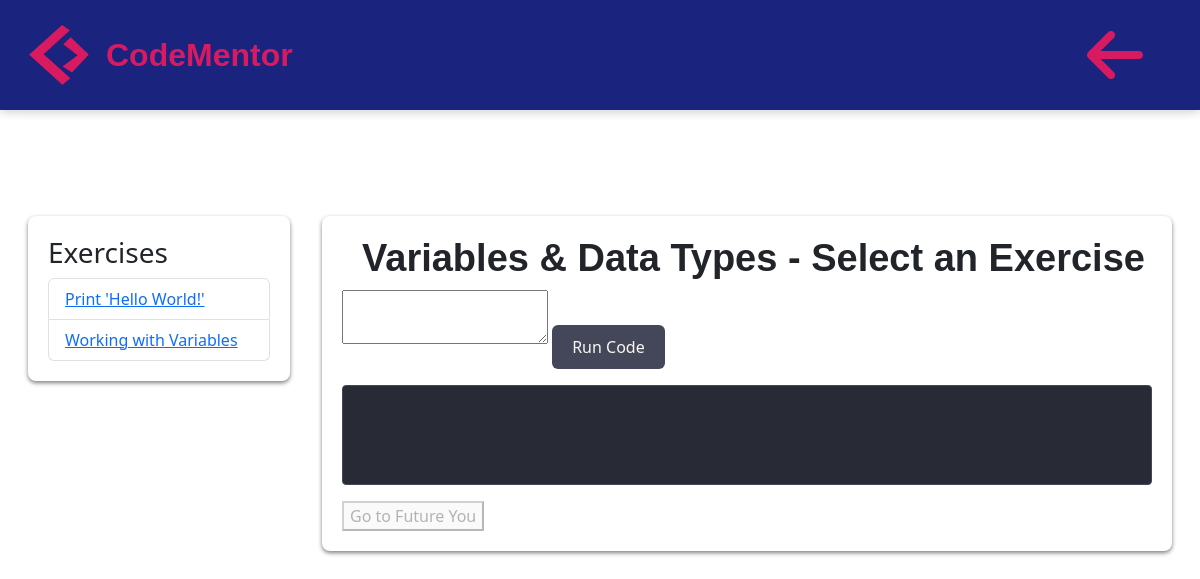
/module/1/exercises (signed in), run on the app's committed database.
### app.py (models this page shows, shortened)
class Exercise(db.Model):
    exerciseid = db.Column(db.Integer, primary_key=True)
    moduleid = db.Column(db.Integer, db.ForeignKey('module.moduleid'), nullable=False)
    title = db.Column(db.String(100), nullable=False)
    description = db.Column(db.Text, nullable=False)
    status = db.Column(db.Enum('locked', 'available', 'completed', name='exercise_status'), default='locked')
    user_progress = db.relationship('UserExerciseProgress', backref='exercise', lazy=True)

class Module(db.Model):
    moduleid = db.Column(db.Integer, primary_key=True)
    title = db.Column(db.String(100), nullable=False)
    description = db.Column(db.Text, nullable=False)
    status = db.Column(db.Enum('locked', 'available', 'completed', name='module_status'), default='locked')
    exercises = db.relationship('Exercise', backref='module', lazy=True)
    user_progress = db.relationship('UserModuleProgress', backref='module', lazy=True)

### app.py (the view, shortened to what this page needs)
@app.route("/module/<int:module_id>/exercises", methods=["GET", "POST"])
@login_required
def exercises(module_id):
    session['current_module_id'] = module_id
    module = Module.query.get_or_404(module_id)
    exercises = Exercise.query.filter_by(moduleid=module_id).all()
    user_progress = UserModuleProgress.query.filter_by(userid=current_user.userid, moduleid=module_id).first()
    if not user_progress:
        user_progress = UserModuleProgress(userid=current_user.userid, moduleid=module_id, status='available', progress=0)
        db.session.add(user_progress)
        db.session.commit()
    for i, exercise in enumerate(exercises):
        user_exercise_progress = UserExerciseProgress.query.filter_by(userid=current_user.userid, exerciseid=exercise.exerciseid).first()
        if not user_exercise_progress:
            status = 'available' if i == 0 else 'locked'  # The first exercise is available by default, the rest are locked
            user_exercise_progress = UserExerciseProgress(userid=current_user.userid, exerciseid=exercise.exerciseid, status=status)
            db.session.add(user_exercise_progress)
            db.session.commit()
    exercise_progress = [
        UserExerciseProgress.query.filter_by(userid=current_user.userid, exerciseid=exercise.exerciseid).first()
        for exercise in exercises
    ]
    return render_template("exercise.html", module=module, exercises=exercises, exercise_progress=exercise_progress)

### app.py (called while the page is built)
@login_manager.user_loader
def load_user(userid):
    return User.query.get(int(userid))

### templates/exercise.html (shortened to what this page needs)
{% extends 'base.html' %}
{% block content %}
<link rel="stylesheet" href="https://cdnjs.cloudflare.com/ajax/libs/codemirror/5.65.2/codemirror.min.css">
<link rel="stylesheet" href="https://cdnjs.cloudflare.com/ajax/libs/codemirror/5.65.2/theme/dracula.min.css">
<div class="container-fluid">
    <div class="row">
        <div class="col-md-3 p-3">
            <nav class="lesson-nav">
                <h3>Exercises</h3>
                <ul class="list-group">
                    {% for exercise in exercises %}
                    <li class="list-group-item">
                        <a href="#" class="exercise-link" data-id="{{ exercise.exerciseid }}">{{ exercise.title }}</a>
                    </li>
                    {% endfor %}
                </ul>
            </nav>
        </div>
        <div class="col-md-9 p-3">
            <nav class="lesson-nav">
            <h1>{{ module.title }} - Select an Exercise</h1>
            <textarea id="code"></textarea>
            <button id="run-code" class="btn btn-primary mt-3">Run Code</button>
            <pre id="result" class="mt-3"></pre>
            <div id="future-you-container">
                <button id="future-you-btn" class="future-you-btn disabled" disabled>Go to Future You</button>
            </div>
            </nav>
        </div>
    </div>
</div>
{% endblock %}

### static/css/styles.css (style rules this page uses)
body, html { margin: 0; padding: 0; height: 100%; }
body { display: flex; flex-direction: column; height: 100%; }
h1 { font-weight: bold; font-size: 38px; font-family: Verdana, Geneva, Tahoma, sans-serif; margin-left: 20px; }
body, html { height: 100%; margin: 0; display: flex; flex-direction: column; }
#run-code { margin-top: 10px; padding: 10px 20px; background-color: #44475a; color: #f8f8f2; border: none; cursor: pointer; font-size: 16px; }
#result { margin-top: 10px; padding: 10px; background-color: #282a36; color: #f8f8f2; border: 1px solid #44475a; height: 100px; width: 100%; overflow: auto; font-family: monospace; box-sizing: border-box; border-radius: 0.25rem; }
.lesson-nav { background: white; padding: 20px; border-radius: 8px; box-shadow: 0 2px 4px rgba(0,0,0,0.5); height: fit-content; width: 100%; }

### data on the page
Exercise: title "Print 'Hello World!'"
Exercise: title "Working with Variables"
Module: title "Variables & Data Types"
